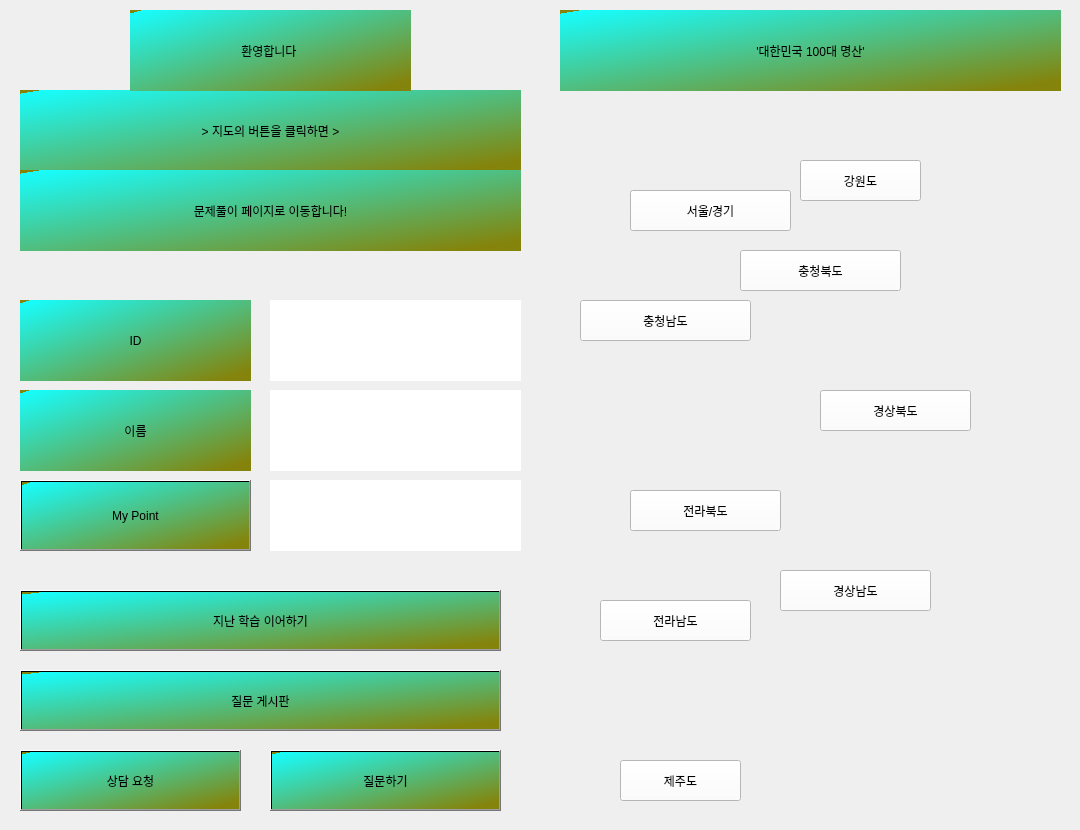
    <widget class="QWidget" name="tab_3">
     <attribute name="title">
      <string>메인화면</string>
     </attribute>
     <widget class="QLabel" name="label_3">
      <property name="geometry">
       <rect>
        <x>540</x>
        <y>0</y>
        <width>531</width>
        <height>821</height>
       </rect>
      </property>
      <property name="text">
       <string/>
      </property>
      <property name="pixmap">
       <pixmap>산림청100대명산문제.jpg</pixmap>
      </property>
      <property name="scaledContents">
       <bool>true</bool>
      </property>
     </widget>
     <widget class="QPushButton" name="gangwondo_btn">
      <property name="geometry">
       <rect>
        <x>800</x>
        <y>160</y>
        <width>121</width>
        <height>41</height>
       </rect>
      </property>
      <property name="styleSheet">
       <string notr="true">background-color: rgb(255, 255, 255);
font: 25pt &quot;Cambria&quot;;</string>
      </property>
      <property name="text">
       <string>강원도</string>
      </property>
     </widget>
     <widget class="QPushButton" name="jeju_btn">
      <property name="geometry">
       <rect>
        <x>620</x>
        <y>760</y>
        <width>121</width>
        <height>41</height>
       </rect>
      </property>
      <property name="styleSheet">
       <string notr="true">background-color: rgb(255, 255, 255);
font: 25pt &quot;Cambria&quot;;</string>
      </property>
      <property name="text">
       <string>제주도</string>
      </property>
     </widget>
     <widget class="QPushButton" name="gyeongnam_btn">
      <property name="geometry">
       <rect>
        <x>780</x>
        <y>570</y>
        <width>151</width>
        <height>41</height>
       </rect>
      </property>
      <property name="styleSheet">
       <string notr="true">background-color: rgb(255, 255, 255);
font: 25pt &quot;Cambria&quot;;</string>
      </property>
      <property name="text">
       <string>경상남도</string>
      </property>
     </widget>
     <widget class="QPushButton" name="jeonnam_btn">
      <property name="geometry">
       <rect>
        <x>600</x>
        <y>600</y>
        <width>151</width>
        <height>41</height>
       </rect>
      </property>
      <property name="styleSheet">
       <string notr="true">background-color: rgb(255, 255, 255);
font: 25pt &quot;Cambria&quot;;</string>
      </property>
      <property name="text">
       <string>전라남도</string>
      </property>
     </widget>
     <widget class="QPushButton" name="gyeongbuk_btn">
      <property name="geometry">
       <rect>
        <x>820</x>
        <y>390</y>
        <width>151</width>
        <height>41</height>
       </rect>
      </property>
      <property name="styleSheet">
       <string notr="true">background-color: rgb(255, 255, 255);
font: 25pt &quot;Cambria&quot;;</string>
      </property>
      <property name="text">
       <string>경상북도</string>
      </property>
     </widget>
     <widget class="QPushButton" name="jeonbuk_btn">
      <property name="geometry">
       <rect>
        <x>630</x>
        <y>490</y>
        <width>151</width>
        <height>41</height>
       </rect>
      </property>
      <property name="styleSheet">
       <string notr="true">background-color: rgb(255, 255, 255);
font: 25pt &quot;Cambria&quot;;</string>
      </property>
      <property name="text">
       <string>전라북도</string>
      </property>
     </widget>
     <widget class="QPushButton" name="chungnam_btn">
      <property name="geometry">
       <rect>
        <x>580</x>
        <y>300</y>
        <width>171</width>
        <height>41</height>
       </rect>
      </property>
      <property name="styleSheet">
       <string notr="true">background-color: rgb(255, 255, 255);
font: 25pt &quot;Cambria&quot;;</string>
      </property>
      <property name="text">
       <string>충청남도</string>
      </property>
     </widget>
     <widget class="QPushButton" name="chungbuk_btn">
      <property name="geometry">
       <rect>
        <x>740</x>
        <y>250</y>
        <width>161</width>
        <height>41</height>
       </rect>
      </property>
      <property name="styleSheet">
       <string notr="true">background-color: rgb(255, 255, 255);
font: 25pt &quot;Cambria&quot;;</string>
      </property>
      <property name="text">
       <string>충청북도</string>
      </property>
     </widget>
     <widget class="QPushButton" name="seoul_btn">
      <property name="geometry">
       <rect>
        <x>630</x>
        <y>190</y>
        <width>161</width>
        <height>41</height>
       </rect>
      </property>
      <property name="styleSheet">
       <string notr="true">background-color: rgb(255, 255, 255);
font: 25pt &quot;Cambria&quot;;</string>
      </property>
      <property name="text">
       <string>서울/경기</string>
      </property>
     </widget>
     <widget class="QLabel" name="label_4">
      <property name="geometry">
       <rect>
        <x>20</x>
        <y>90</y>
        <width>501</width>
        <height>81</height>
       </rect>
      </property>
      <property name="styleSheet">
       <string notr="true">background-color: qlineargradient(spread:repeat, x1:0.023, y1:0.0227273, x2:0.994318, y2:1, stop:0 rgba(23, 253, 253, 255), stop:0.931818 rgba(132, 132, 12, 255));
font: 25pt &quot;Cambria&quot;;</string>
      </property>
      <property name="text">
       <string>&gt; 지도의 버튼을 클릭하면 &gt;</string>
      </property>
      <property name="alignment">
       <set>Qt::AlignCenter</set>
      </property>
     </widget>
     <widget class="QLabel" name="label_9">
      <property name="geometry">
       <rect>
        <x>20</x>
        <y>170</y>
        <width>501</width>
        <height>81</height>
       </rect>
      </property>
      <property name="styleSheet">
       <string notr="true">background-color: qlineargradient(spread:repeat, x1:0.023, y1:0.0227273, x2:0.994318, y2:1, stop:0 rgba(23, 253, 253, 255), stop:0.931818 rgba(132, 132, 12, 255));
font: 25pt &quot;Cambria&quot;;</string>
      </property>
      <property name="text">
       <string>문제풀이 페이지로 이동합니다!</string>
      </property>
      <property name="alignment">
       <set>Qt::AlignCenter</set>
      </property>
     </widget>
     <widget class="QLabel" name="label_10">
      <property name="geometry">
       <rect>
        <x>270</x>
        <y>300</y>
        <width>251</width>
        <height>81</height>
       </rect>
      </property>
      <property name="styleSheet">
       <string notr="true">background-color: rgb(255, 255, 255);
font: 25pt &quot;Cambria&quot;;</string>
      </property>
      <property name="text">
       <string/>
      </property>
      <property name="alignment">
       <set>Qt::AlignCenter</set>
      </property>
     </widget>
     <widget class="QLabel" name="label_11">
      <property name="geometry">
       <rect>
        <x>130</x>
        <y>10</y>
        <width>281</width>
        <height>81</height>
       </rect>
      </property>
      <property name="styleSheet">
       <string notr="true">background-color: qlineargradient(spread:repeat, x1:0.023, y1:0.0227273, x2:0.994318, y2:1, stop:0 rgba(23, 253, 253, 255), stop:0.931818 rgba(132, 132, 12, 255));
font: 25pt &quot;Cambria&quot;;</string>
      </property>
      <property name="text">
       <string>환영합니다 </string>
      </property>
      <property name="alignment">
       <set>Qt::AlignCenter</set>
      </property>
     </widget>
     <widget class="QLabel" name="label_12">
      <property name="geometry">
       <rect>
        <x>560</x>
        <y>10</y>
        <width>501</width>
        <height>81</height>
       </rect>
      </property>
      <property name="styleSheet">
       <string notr="true">background-color: qlineargradient(spread:repeat, x1:0.023, y1:0.0227273, x2:0.994318, y2:1, stop:0 rgba(23, 253, 253, 255), stop:0.931818 rgba(132, 132, 12, 255));
font: 25pt &quot;Cambria&quot;;</string>
      </property>
      <property name="text">
       <string>'대한민국 100대 명산'</string>
      </property>
      <property name="alignment">
       <set>Qt::AlignCenter</set>
      </property>
     </widget>
     <widget class="QPushButton" name="login_btn_2">
      <property name="geometry">
       <rect>
        <x>20</x>
        <y>480</y>
        <width>231</width>
        <height>71</height>
       </rect>
      </property>
      <property name="styleSheet">
       <string notr="true">QPushButton{
font: 25pt &quot;Cambria&quot;;
background-color: qlineargradient(spread:repeat, x1:0.023, y1:0.0227273, x2:0.994318, y2:1, stop:0 rgba(23, 253, 253, 255), stop:0.931818 rgba(132, 132, 12, 255));
}</string>
      </property>
      <property name="text">
       <string>My Point</string>
      </property>
     </widget>
     <widget class="QLabel" name="label_13">
      <property name="geometry">
       <rect>
        <x>270</x>
        <y>480</y>
        <width>251</width>
        <height>71</height>
       </rect>
      </property>
      <property name="styleSheet">
       <string notr="true">background-color: rgb(255, 255, 255);
font: 25pt &quot;Cambria&quot;;</string>
      </property>
      <property name="text">
       <string/>
      </property>
      <property name="alignment">
       <set>Qt::AlignCenter</set>
      </property>
     </widget>
     <widget class="QPushButton" name="login_btn_3">
      <property name="geometry">
       <rect>
        <x>20</x>
        <y>750</y>
        <width>221</width>
        <height>61</height>
       </rect>
      </property>
      <property name="styleSheet">
       <string notr="true">QPushButton{
font: 25pt &quot;Cambria&quot;;
background-color: qlineargradient(spread:repeat, x1:0.023, y1:0.0227273, x2:0.994318, y2:1, stop:0 rgba(23, 253, 253, 255), stop:0.931818 rgba(132, 132, 12, 255));
}</string>
      </property>
      <property name="text">
       <string>상담 요청</string>
      </property>
     </widget>
     <widget class="QPushButton" name="login_btn_4">
      <property name="geometry">
       <rect>
        <x>270</x>
        <y>750</y>
        <width>231</width>
        <height>61</height>
       </rect>
      </property>
      <property name="styleSheet">
       <string notr="true">QPushButton{
font: 25pt &quot;Cambria&quot;;
background-color: qlineargradient(spread:repeat, x1:0.023, y1:0.0227273, x2:0.994318, y2:1, stop:0 rgba(23, 253, 253, 255), stop:0.931818 rgba(132, 132, 12, 255));
}</string>
      </property>
      <property name="text">
       <string>질문하기</string>
      </property>
     </widget>
     <widget class="QPushButton" name="login_btn_5">
      <property name="geometry">
       <rect>
        <x>20</x>
        <y>590</y>
        <width>481</width>
        <height>61</height>
       </rect>
      </property>
      <property name="styleSheet">
       <string notr="true">QPushButton{
font: 25pt &quot;Cambria&quot;;
background-color: qlineargradient(spread:repeat, x1:0.023, y1:0.0227273, x2:0.994318, y2:1, stop:0 rgba(23, 253, 253, 255), stop:0.931818 rgba(132, 132, 12, 255));
}</string>
      </property>
      <property name="text">
       <string>지난 학습 이어하기</string>
      </property>
     </widget>
     <widget class="QPushButton" name="login_btn_8">
      <property name="geometry">
       <rect>
        <x>20</x>
        <y>670</y>
        <width>481</width>
        <height>61</height>
       </rect>
      </property>
      <property name="styleSheet">
       <string notr="true">QPushButton{
font: 25pt &quot;Cambria&quot;;
background-color: qlineargradient(spread:repeat, x1:0.023, y1:0.0227273, x2:0.994318, y2:1, stop:0 rgba(23, 253, 253, 255), stop:0.931818 rgba(132, 132, 12, 255));
}</string>
      </property>
      <property name="text">
       <string>질문 게시판</string>
      </property>
     </widget>
     <widget class="QLabel" name="label_16">
      <property name="geometry">
       <rect>
        <x>20</x>
        <y>300</y>
        <width>231</width>
        <height>81</height>
       </rect>
      </property>
      <property name="styleSheet">
       <string notr="true">background-color: qlineargradient(spread:repeat, x1:0.023, y1:0.0227273, x2:0.994318, y2:1, stop:0 rgba(23, 253, 253, 255), stop:0.931818 rgba(132, 132, 12, 255));
font: 25pt &quot;Cambria&quot;;</string>
      </property>
      <property name="text">
       <string>ID</string>
      </property>
      <property name="alignment">
       <set>Qt::AlignCenter</set>
      </property>
     </widget>
     <widget class="QLabel" name="label_17">
      <property name="geometry">
       <rect>
        <x>20</x>
        <y>390</y>
        <width>231</width>
        <height>81</height>
       </rect>
      </property>
      <property name="styleSheet">
       <string notr="true">background-color: qlineargradient(spread:repeat, x1:0.023, y1:0.0227273, x2:0.994318, y2:1, stop:0 rgba(23, 253, 253, 255), stop:0.931818 rgba(132, 132, 12, 255));
font: 25pt &quot;Cambria&quot;;</string>
      </property>
      <property name="text">
       <string>이름</string>
      </property>
      <property name="alignment">
       <set>Qt::AlignCenter</set>
      </property>
     </widget>
     <widget class="QLabel" name="label_21">
      <property name="geometry">
       <rect>
        <x>270</x>
        <y>390</y>
        <width>251</width>
        <height>81</height>
       </rect>
      </property>
      <property name="styleSheet">
       <string notr="true">background-color: rgb(255, 255, 255);
font: 25pt &quot;Cambria&quot;;</string>
      </property>
      <property name="text">
       <string/>
      </property>
      <property name="alignment">
       <set>Qt::AlignCenter</set>
      </property>
     </widget>
    </widget>
